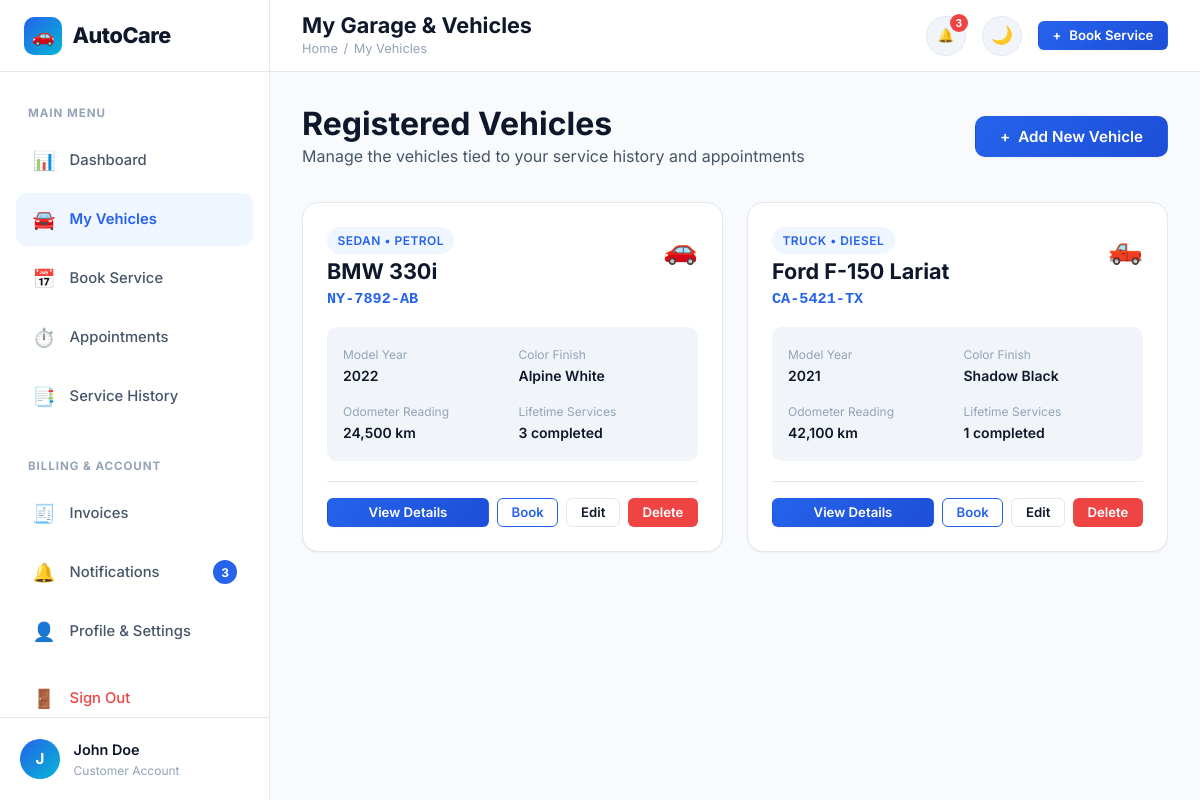
Page /vehicles (signed in) on the committed database.
### tables this page shows
CREATE TABLE users (
    id INTEGER PRIMARY KEY AUTOINCREMENT,
    full_name TEXT NOT NULL,
    email TEXT UNIQUE NOT NULL COLLATE NOCASE,
    phone TEXT NOT NULL,
    password_hash TEXT NOT NULL,
    role TEXT NOT NULL DEFAULT 'customer', -- 'customer' or 'admin'
    status TEXT NOT NULL DEFAULT 'active', -- 'active' or 'inactive'
    created_at TIMESTAMP DEFAULT CURRENT_TIMESTAMP
);

CREATE TABLE vehicles (
    id INTEGER PRIMARY KEY AUTOINCREMENT,
    user_id INTEGER NOT NULL REFERENCES users(id) ON DELETE CASCADE,
    vehicle_number TEXT UNIQUE NOT NULL COLLATE NOCASE,
    brand TEXT NOT NULL,
    model TEXT NOT NULL,
    year INTEGER NOT NULL,
    fuel_type TEXT NOT NULL,
    vehicle_type TEXT NOT NULL,
    color TEXT NOT NULL,
    current_mileage INTEGER NOT NULL DEFAULT 0,
    created_at TIMESTAMP DEFAULT CURRENT_TIMESTAMP
);

### app.py (the view)
@app.route('/vehicles')
@login_required
def customer_vehicles():
    user = get_current_user()
    vehicles = db.query_db("""
        SELECT v.*,
               (SELECT COUNT(*) FROM appointments a WHERE a.vehicle_id = v.id) as service_count,
               (SELECT MAX(appointment_date) FROM appointments a WHERE a.vehicle_id = v.id AND a.status = 'Completed') as last_service_date
        FROM vehicles v
        WHERE v.user_id = ?
        ORDER BY v.created_at DESC
    """, (user['id'],))
    return render_template('customer/vehicles.html', vehicles=vehicles)

### app.py (called while the page is built)
def get_current_user():
    user_id = session.get('user_id')
    if not user_id:
        return None
    return db.query_db("SELECT * FROM users WHERE id = ?", (user_id,), one=True)

def login_required(f):
    @wraps(f)
    def decorated_function(*args, **kwargs):
        if 'user_id' not in session:
            flash('Please log in to access this page.', 'warning')
            return redirect(url_for('login', next=request.url))
        user = get_current_user()
        if not user or user['status'] != 'active':
            session.clear()
            flash('Your account is deactivated or invalid.', 'error')
            return redirect(url_for('login'))
        return f(*args, **kwargs)
    return decorated_function

@app.context_processor
def inject_global_vars():
    user = get_current_user()
    unread_notifs_count = 0
    recent_notifs = []
    if user:
        unread = db.query_db(
            "SELECT COUNT(*) as count FROM notifications WHERE user_id = ? AND is_read = 0",
            (user['id'],), one=True
        )
        unread_notifs_count = unread['count'] if unread else 0
        recent_notifs = db.query_db(
            "SELECT * FROM notifications WHERE user_id = ? ORDER BY created_at DESC LIMIT 5",
            (user['id'],)
        )
    return {
        'current_user': user,
        'unread_notifs_count': unread_notifs_count,
        'recent_notifs': recent_notifs,
        'current_year': datetime.now().year,
        'active_path': request.path
    }

### db.py (called while the page is built)
def get_db():
    db = sqlite3.connect(Config.DATABASE)
    db.row_factory = sqlite3.Row
    db.execute("PRAGMA foreign_keys = ON;")
    return db

def query_db(query, args=(), one=False):
    conn = get_db()
    try:
        cur = conn.cursor()
        cur.execute(query, args)
        rv = cur.fetchall()
        cur.close()
        return (dict(rv[0]) if rv else None) if one else [dict(r) for r in rv]
    finally:
        conn.close()

### templates/customer/vehicles.html (shortened to what this page needs)
{% extends "customer/base_customer.html" %}
{% block page_title %}My Garage & Vehicles{% endblock %}
{% block breadcrumb %}My Vehicles{% endblock %}
{% block dashboard_content %}
<div style="display: flex; justify-content: space-between; align-items: center; margin-bottom: 2rem; flex-wrap: wrap; gap: 1rem;">
  <div>
    <h2>Registered Vehicles</h2>
    <p style="color: var(--text-secondary);">Manage the vehicles tied to your service history and appointments</p>
  </div>
  <button type="button" class="btn btn-primary" onclick="openModal('add-vehicle-modal')">
    <span>+</span> Add New Vehicle
  </button>
</div>
{% if vehicles %}
  <div style="display: grid; grid-template-columns: repeat(auto-fill, minmax(340px, 1fr)); gap: 1.5rem;">
    {% for v in vehicles %}
      <div class="card" style="display: flex; flex-direction: column;">
        <div style="display: flex; justify-content: space-between; align-items: flex-start; margin-bottom: 1rem;">
          <div>
            <span class="badge badge-primary" style="margin-bottom: 0.25rem;">{{ v.vehicle_type }} • {{ v.fuel_type }}</span>
            <h3 style="font-size: 1.35rem;">{{ v.brand }} {{ v.model }}</h3>
            <span style="font-family: monospace; font-size: 0.95rem; font-weight: 700; color: var(--primary);">{{ v.vehicle_number }}</span>
          </div>
          <div style="font-size: 1.75rem;">
            {% if v.vehicle_type == 'Truck' %}🛻
            {% elif v.vehicle_type == 'SUV' %}🚙
            {% elif v.vehicle_type == 'Electric' or v.fuel_type == 'Electric' %}⚡
            {% else %}🚗{% endif %}
          </div>
        </div>
        <div style="background: var(--bg-muted); border-radius: var(--radius-md); padding: 1rem; margin-bottom: 1.25rem; font-size: 0.875rem; display: grid; grid-template-columns: 1fr 1fr; gap: 0.75rem;">
          <div>
            <span style="color: var(--text-muted); font-size: 0.75rem;">Model Year</span>
            <div style="font-weight: 600;">{{ v.year }}</div>
          </div>
          <div>
            <span style="color: var(--text-muted); font-size: 0.75rem;">Color Finish</span>
            <div style="font-weight: 600;">{{ v.color }}</div>
          </div>
          <div>
            <span style="color: var(--text-muted); font-size: 0.75rem;">Odometer Reading</span>
            <div style="font-weight: 600;">{{ "{:,}".format(v.current_mileage) }} km</div>
          </div>
          <div>
            <span style="color: var(--text-muted); font-size: 0.75rem;">Lifetime Services</span>
            <div style="font-weight: 600;">{{ v.service_count }} completed</div>
          </div>
        </div>
        <div style="margin-top: auto; display: flex; gap: 0.5rem; border-top: 1px solid var(--border-color); padding-top: 1rem; flex-wrap: wrap;">
          <a href="{{ url_for('vehicle_detail', vehicle_id=v.id) }}" class="btn btn-primary btn-sm" style="flex: 1;">
            View Details
          </a>
          <a href="{{ url_for('book_service', vehicle_id=v.id) }}" class="btn btn-outline-primary btn-sm" title="Book service for this vehicle">
            Book
          </a>
          <button type="button" class="btn btn-secondary btn-sm" onclick="openEditVehicleModal({{ v.id }}, '{{ v.brand|escape }}', '{{ v.model|escape }}', {{ v.year }}, '{{ v.fuel_type }}', '{{ v.vehicle_type }}', '{{ v.color|escape }}', {{ v.current_mileage }})">
            Edit
          </button>
          <button type="button" class="btn btn-danger btn-sm" onclick="confirmDeleteVehicle({{ v.id }}, '{{ v.brand|escape }} {{ v.model|escape }} ({{ v.vehicle_number|escape }})')">
            Delete
          </button>
        </div>
      </div>
    {% endfor %}
  </div>
{% endif %}
{% endblock %}

### templates/customer/base_customer.html (shortened to what this page needs)
{% extends "base.html" %}
{% block page_body %}
<div class="dashboard-layout">
  <aside class="sidebar">
    <div class="sidebar-header">
      <a href="{{ url_for('dashboard') }}" class="brand-logo">
        <div class="brand-icon">🚗</div>
        <span>AutoCare</span>
      </a>
    </div>
    <nav class="sidebar-nav">
      <span class="sidebar-section-label">Main Menu</span>
      <a href="{{ url_for('dashboard') }}" class="sidebar-link {% if request.endpoint == 'dashboard' %}active{% endif %}">
        <span class="sidebar-link-icon">📊</span>
        <span>Dashboard</span>
      </a>
      <a href="{{ url_for('customer_vehicles') }}" class="sidebar-link {% if request.endpoint in ('customer_vehicles', 'vehicle_detail') %}active{% endif %}">
        <span class="sidebar-link-icon">🚘</span>
        <span>My Vehicles</span>
      </a>
      <a href="{{ url_for('book_service') }}" class="sidebar-link {% if request.endpoint == 'book_service' %}active{% endif %}">
        <span class="sidebar-link-icon">📅</span>
        <span>Book Service</span>
      </a>
      <a href="{{ url_for('customer_appointments') }}" class="sidebar-link {% if request.endpoint in ('customer_appointments', 'tracking_detail') %}active{% endif %}">
        <span class="sidebar-link-icon">⏱️</span>
        <span>Appointments</span>
      </a>
      <a href="{{ url_for('service_history') }}" class="sidebar-link {% if request.endpoint == 'service_history' %}active{% endif %}">
        <span class="sidebar-link-icon">📑</span>
        <span>Service History</span>
      </a>
      <span class="sidebar-section-label" style="margin-top: 1rem;">Billing & Account</span>
      <a href="{{ url_for('customer_invoices') }}" class="sidebar-link {% if request.endpoint in ('customer_invoices', 'invoice_detail') %}active{% endif %}">
        <span class="sidebar-link-icon">🧾</span>
        <span>Invoices</span>
      </a>
      <a href="{{ url_for('notifications_view') }}" class="sidebar-link {% if request.endpoint == 'notifications_view' %}active{% endif %}">
        <span class="sidebar-link-icon">🔔</span>
        <span>Notifications</span>
        {% if unread_notifs_count > 0 %}
          <span class="sidebar-badge">{{ unread_notifs_count }}</span>
        {% endif %}
      </a>
      <a href="{{ url_for('customer_profile') }}" class="sidebar-link {% if request.endpoint == 'customer_profile' %}active{% endif %}">
        <span class="sidebar-link-icon">👤</span>
        <span>Profile & Settings</span>
      </a>
      <a href="{{ url_for('logout') }}" class="sidebar-link" style="color: var(--danger); margin-top: 0.5rem;">
        <span class="sidebar-link-icon">🚪</span>
        <span>Sign Out</span>
      </a>
    </nav>
    <div class="sidebar-footer">
      <div class="sidebar-user-avatar">{{ current_user.full_name[:1] }}</div>
      <div class="sidebar-user-info">
        <div class="sidebar-user-name">{{ current_user.full_name }}</div>
        <div class="sidebar-user-role">Customer Account</div>
      </div>
    </div>
  </aside>
  <div class="main-wrapper">
    <header class="topbar">
      <div class="topbar-left">
        <div class="page-title-box">
          <h1>{% block page_title %}Dashboard{% endblock %}</h1>
          <div class="breadcrumbs">
            <a href="{{ url_for('dashboard') }}">Home</a>
            <span>/</span>
            <span>{% block breadcrumb %}Dashboard{% endblock %}</span>
          </div>
        </div>
      </div>
      <div class="topbar-right">
        <div class="notif-dropdown-wrapper">
          <button type="button" class="notif-btn" onclick="toggleNotificationDropdown()" title="Notifications">
            🔔
            {% if unread_notifs_count > 0 %}
              <span class="notif-count-badge">{{ unread_notifs_count }}</span>
            {% endif %}
          </button>
        </div>
        <button type="button" class="theme-toggle-btn" onclick="toggleTheme()" title="Toggle Dark/Light Mode">🌙</button>
        <a href="{{ url_for('book_service') }}" class="btn btn-primary btn-sm">
          <span>+</span> Book Service
        </a>
      </div>
    </header>
    <main class="dashboard-content">
      {% block dashboard_content %}{% endblock %}
    </main>
  </div>
</div>
{% endblock %}

### templates/base.html (shortened to what this page needs)
<!DOCTYPE html>
<html lang="en" data-theme="light">
<head>
  <link rel="stylesheet" href="{{ url_for('static', filename='css/style.css') }}">
  <link rel="stylesheet" href="{{ url_for('static', filename='css/dashboard.css') }}">
  <link rel="stylesheet" href="{{ url_for('static', filename='css/print.css') }}" media="print">
</head>
<body>
  {% block page_body %}{% endblock %}
</body>
</html>

### static/css/style.css (style rules this page uses)
:root { --bg-body: #f8fafc; --bg-surface: #ffffff; --bg-surface-elevated: #ffffff; --bg-muted: #f1f5f9; --border-color: #e2e8f0; --border-focus: #3b82f6; --text-primary: #0f172a; --text-secondary: #475569; --text-muted: #94a3b8; --text-inverse: #ffffff; --primary: #2563eb; --primary-hover: #1d4ed8; --primary-light: #eff6ff; --primary-glow: rgba(37, 99, 235, 0.2); --secondary: #0ea5e9; --accent: #f59e0b; --accent-light: #fef3c7; --success: #10b981; --success-light: #d1fae5; --warning: #f59e0b; --warning-light: #fef3c7; --danger: #ef4444; --danger-light: #fee2e2; --info: #06b6d4; --info-light: #cffafe; --shadow-sm: 0 1px 2px 0 rgba(0, 0, 0, 0.05); --shadow-md: 0 4px 6px -1px rgba(0, 0, 0, 0.1), 0 2px 4px -1px rgba(0, 0, 0, 0.06); --shadow-lg: 0 10px 15px -3px rgba(0, 0, 0, 0.1), 0 4px 6px -2px rgba(0, 0, 0, 0.05); --shadow-xl: 0 20px 25px -5px rgba(0, 0, 0, 0.1), 0 10px 10px -5px rgba(0, 0, 0, 0.04); --shadow-primary: 0 10px 15px -3px rgba(37, 99, 235, 0.3); --radius-sm: 6px; --radius-md: 10px; --radius-lg: 16px; --radius-xl: 24px; --radius-full: 9999px; --font-sans: 'Inter', system-ui, -apple-system, BlinkMacSystemFont, 'Segoe UI', Roboto, sans-serif; --transition: all 0.25s cubic-bezier(0.4, 0, 0.2, 1); }
*, *::before, *::after { box-sizing: border-box; margin: 0; padding: 0; }
html { scroll-behavior: smooth; font-size: 16px; }
body { font-family: var(--font-sans); background-color: var(--bg-body); color: var(--text-primary); line-height: 1.6; min-height: 100vh; display: flex; flex-direction: column; transition: background-color 0.3s ease, color 0.3s ease; overflow-x: hidden; }
a { color: var(--primary); text-decoration: none; transition: var(--transition); }
h1, h2, h3, h4, h5, h6 { color: var(--text-primary); font-weight: 700; line-height: 1.25; }
h1 { font-size: 2.5rem; }
h2 { font-size: 2rem; }
h3 { font-size: 1.5rem; }
p { color: var(--text-secondary); }
.btn { display: inline-flex; align-items: center; justify-content: center; gap: 0.5rem; font-family: var(--font-sans); font-weight: 600; font-size: 0.95rem; padding: 0.75rem 1.5rem; border-radius: var(--radius-md); border: 1px solid transparent; cursor: pointer; transition: var(--transition); text-decoration: none; white-space: nowrap; line-height: 1; }
.btn-primary { background: linear-gradient(135deg, var(--primary) 0%, #1d4ed8 100%); color: #ffffff !important; box-shadow: var(--shadow-sm); }
.btn-secondary { background-color: var(--bg-surface-elevated); border-color: var(--border-color); color: var(--text-primary); }
.btn-outline-primary { background-color: transparent; border-color: var(--primary); color: var(--primary); }
.btn-danger { background-color: var(--danger); color: #ffffff !important; }
.btn-sm { padding: 0.45rem 0.85rem; font-size: 0.825rem; border-radius: var(--radius-sm); }
.badge { display: inline-flex; align-items: center; gap: 0.35rem; padding: 0.25rem 0.65rem; font-size: 0.75rem; font-weight: 600; border-radius: var(--radius-full); text-transform: uppercase; letter-spacing: 0.04em; }
.badge-primary { background-color: var(--primary-light); color: var(--primary); }
.card { background-color: var(--bg-surface); border: 1px solid var(--border-color); border-radius: var(--radius-lg); padding: 1.5rem; box-shadow: var(--shadow-sm); transition: var(--transition); }
.brand-logo { display: flex; align-items: center; gap: 0.65rem; font-size: 1.35rem; font-weight: 800; color: var(--text-primary); letter-spacing: -0.02em; }
.brand-icon { width: 38px; height: 38px; background: linear-gradient(135deg, var(--primary) 0%, #06b6d4 100%); color: #ffffff; border-radius: var(--radius-md); display: flex; align-items: center; justify-content: center; font-size: 1.15rem; box-shadow: var(--shadow-sm); }
.theme-toggle-btn { background: var(--bg-muted); border: 1px solid var(--border-color); color: var(--text-primary); width: 40px; height: 40px; border-radius: var(--radius-full); display: flex; align-items: center; justify-content: center; cursor: pointer; font-size: 1.1rem; transition: var(--transition); }

### rows in the picture
users: full_name "J", full_name "John Doe"
vehicles: vehicle_type "SEDAN", fuel_type "PETROL", brand "BMW", model "330i", vehicle_number "NY-7892-AB", year "2022", color "Alpine White", current_mileage "24,500", service_count "3"
vehicles: vehicle_type "TRUCK", fuel_type "DIESEL", brand "Ford", model "F-150 Lariat", vehicle_number "CA-5421-TX", year "2021", color "Shadow Black", current_mileage "42,100", service_count "1"

### other values in the picture
{{ unread_notifs_count }} "3"
